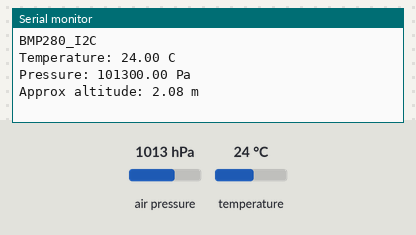
Recording of a sketch running on a simulated Arduino Uno, built with avr-gcc and run on an emulated ATmega328P. Shown: the last lines printed to the serial monitor. Inputs (shaded band) come from the test bench; at power-on: air pressure 1013 hPa, temperature 24 °C.

Above: at 1.2 s.
1.3 s: air pressure set to 952 hPa
At 3.3 s:
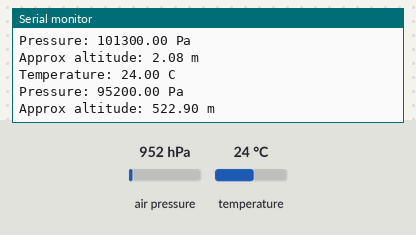
3.6 s: temperature set to 12 °C
At 5.5 s:
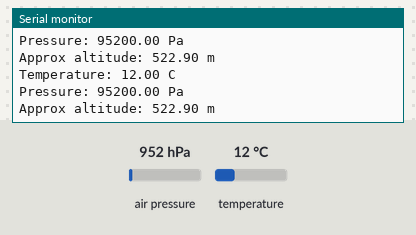
5.9 s: air pressure set to 975 hPa
At 7.3 s:
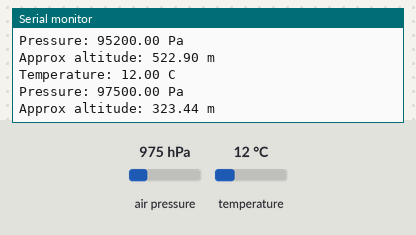
Timing chart, 0 to 8.9 s (numbered marks = the images above; inputs shaded):
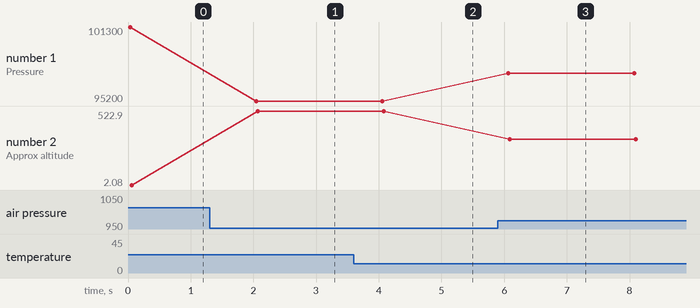

The sketch:

BMP280_I2C.ino
```cpp
/******************************************************
  Name: BMP280_I2C
  Description: Use the I2C interface of BMP280 to detect temperature, air pressure and sea-level height
  Connection:
   BMP280       Uno/Mega2560
   VCC            5V
   GND            GND
   SCK        A5 Uno/Pin21 mega2560
   SDI        A4 Uno/Pin20 mega2560
*********************************************************/

#include <Wire.h>
#include <Adafruit_BMP280.h>

Adafruit_BMP280 bmp280; //Define a variable bmp280 of Adafruit_BMP280 type. Subsequently bmp280 represents Adafruit_BMP280

void setup() {
  Serial.begin(9600);  //Set the baud rate of serial monitor as 9600bps
  Serial.println(F("BMP280_I2C"));//print BMP280_I2C on serial monitor

  if (!bmp280.begin()) //if bmp280.begin()==0, it means bmp280 initialization fails.
  {
    Serial.println(F("Could not find a valid BMP280 sensor, check wiring!"));
    while (1);//Infinite loop, no stop until the initialization succeeds.
  }
}

void loop() {
  Serial.print(F("Temperature: "));
  Serial.print(bmp280.readTemperature()); //Print the temperature read
  Serial.println(" C"); //Unit of the temperature but ℃ cannot be shown completely

  Serial.print(F("Pressure: "));
  Serial.print(bmp280.readPressure()); //Print the air pressure on serial monitor
  Serial.println(" Pa");

  Serial.print(F("Approx altitude: ")); //
  Serial.print(bmp280.readAltitude(1013.25)); //Print the altitude. It should be consistent with your local atmospheric pressure.
  Serial.println(" m");

  Serial.println();
  delay(2000);
}
```

Measured:
- after the input at 1.3 s, the serial monitor: prints a new line after 0.74 s (image 1)
- after the input at 3.6 s, the serial monitor: prints a new line after 0.43 s (image 2)
- after the input at 5.9 s, the serial monitor: prints a new line after 0.16 s (image 3)
- plotted number 1: 101300 → 95200 after the input at 1.3 s, 95200 → 97500 after the input at 5.9 s
- plotted number 2: 2.08 → 522.9 after the input at 1.3 s, 522.9 → 323.44 after the input at 5.9 s
